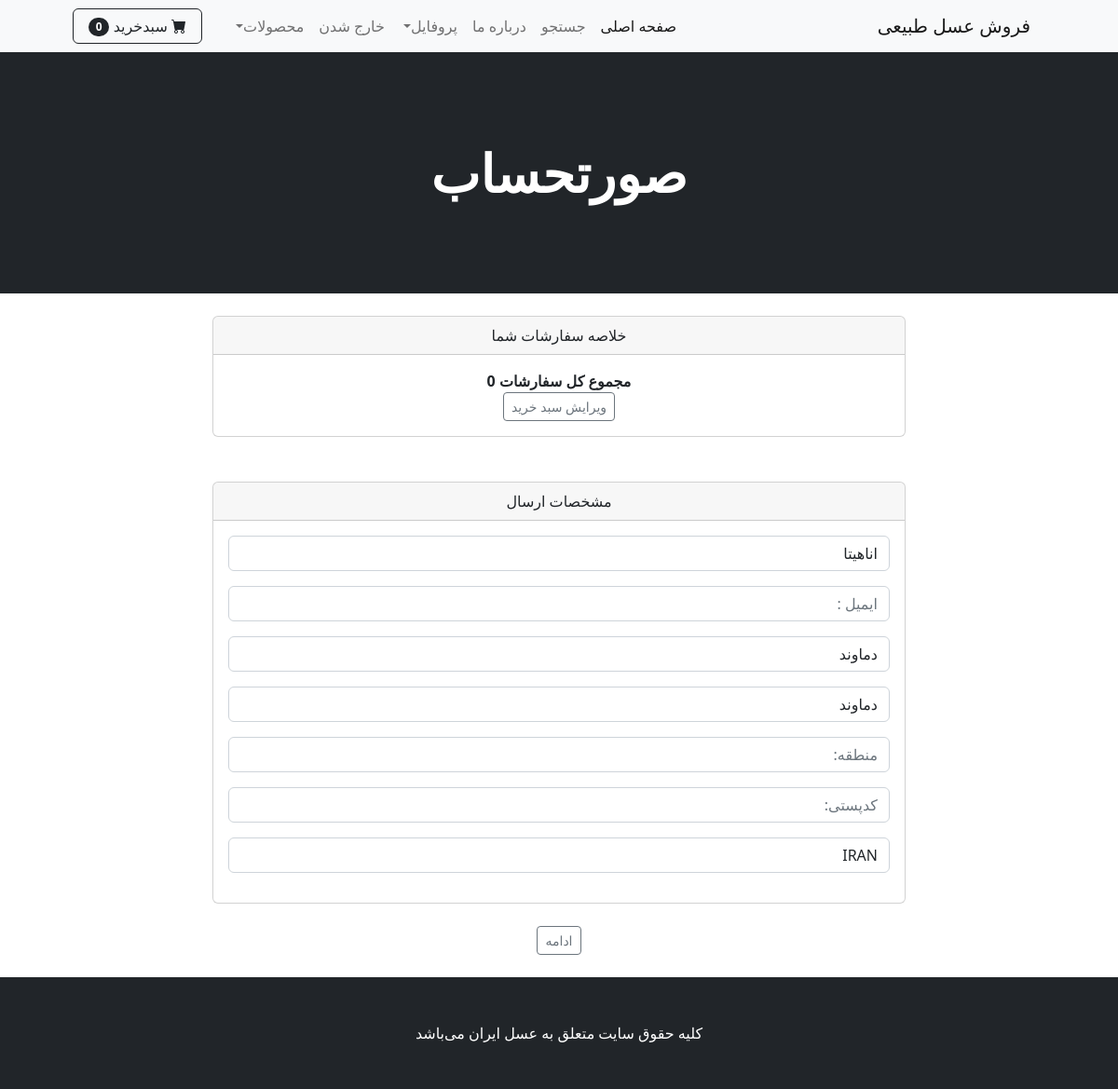
The app's page /payment/chekout/ (signed in) with its own data.
### payment/models.py (models this page shows, shortened)
class ShippingAddress(models.Model):
    user = models.ForeignKey(User, on_delete= models.CASCADE, null=True, blank=True)
    shipping_full_name = models.CharField(max_length= 250)
    shipping_email = models.CharField(max_length= 300)
    shipping_address = models.CharField(max_length=250, blank=True, null=True)
    shipping_city = models.CharField(max_length=25, blank=True)
    shipping_state = models.CharField(max_length=25, blank=True , null=True)
    shipping_zipcode = models.CharField(max_length=25, blank=True , null=True)
    shipping_country = models.CharField(max_length=25, default='IRAN')
    class Meta:
        verbose_name_plural = 'Shipping Addres'

### payment/views.py (the view)
# urls.py: path('chekout/', views.chekout, name="chekout"),
def chekout(request):
    cart = Cart(request)
    cart_products = cart.get_prods()
    quantities = cart.get_quants()
    total = cart.get_total()
    if request.user.is_authenticated:
        shipping_user = ShippingAddress.objects.get(user__id = request.user.id)
        shipping_form = ShippingForm(request.POST or None,instance= shipping_user)
        return render(request, 'payment/chekout.html', {'cart_products':cart_products , 'quantities':quantities, 'total':total, 'shipping_form':shipping_form})
    else:
        shipping_form = ShippingForm(request.POST or None)
        return render(request, 'payment/chekout.html', {'cart_products':cart_products , 'quantities':quantities, 'total':total, 'shipping_form':shipping_form})

### cart/cart.py (called while the page is built, shortened)
    def __len__(self):
        return len(self.cart)

    def get_prods(self):
        product_ids = self.cart.keys()
        products = Product.objects.filter(id__in=product_ids)
        return products

    def get_quants(self):
        quantities = self.cart
        return quantities

    def get_total(self):
        product_ids=self.cart.keys()
        products = Product.objects.filter(id__in=product_ids)
        total = 0
        return total

### cart/context_processors.py (called while the page is built)
def cart(request):
    return {'cart':Cart(request)}

### payment/templates/payment/chekout.html (shortened to what this page needs)
{% extends "base.html" %}
{% load static %}
{% load humanize %}
{% block content %}
        <header class="bg-dark py-5">
            <div class="container px-4 px-lg-5 my-5">
                <div class="text-center text-white">
                    <h1 class="display-4 fw-bolder">صورتحساب</h1>
                </div>
            </div>
        </header>
        <br>
            <div class="container">
            <div class= "row">
                <center>
                    <div class="col-8">
                        <div class="card">
                            <div class="card-header">
                                خلاصه سفارشات شما
                            </div>
                            <div class="card-body">
                                <strong>مجموع کل سفارشات {{ total | intcomma}}</strong><br>
                                <a href="{% url 'cart_summary' %}" class="btn btn-sm btn-outline-secondary">ویرایش سبد خرید</a>
                            </div>
                        </div>
                        <br><br>
                            <div class="card">
                            <div class="card-header">
                                مشخصات ارسال
                            </div>
                            <div class="card-body">
                                <form action="{% url 'confirm_order' %}" method='POST'>
                                {{ shipping_form.as_p }}
                            </div>
                        </div>
                    </div>
                    <br>
                    <button type='submit'  class='btn btn-sm btn-outline-secondary'>ادامه </button>
                </center>
            </div>
        </div>
        <br>
{% endblock content %}

### records on screen
ShippingAddress: shipping_full_name "اناهیتا", shipping_address "دماوند", shipping_city "دماوند", shipping_country "IRAN"

### other values on screen
{{ cart|length }} "0"
{{ total | intcomma }} "0"
